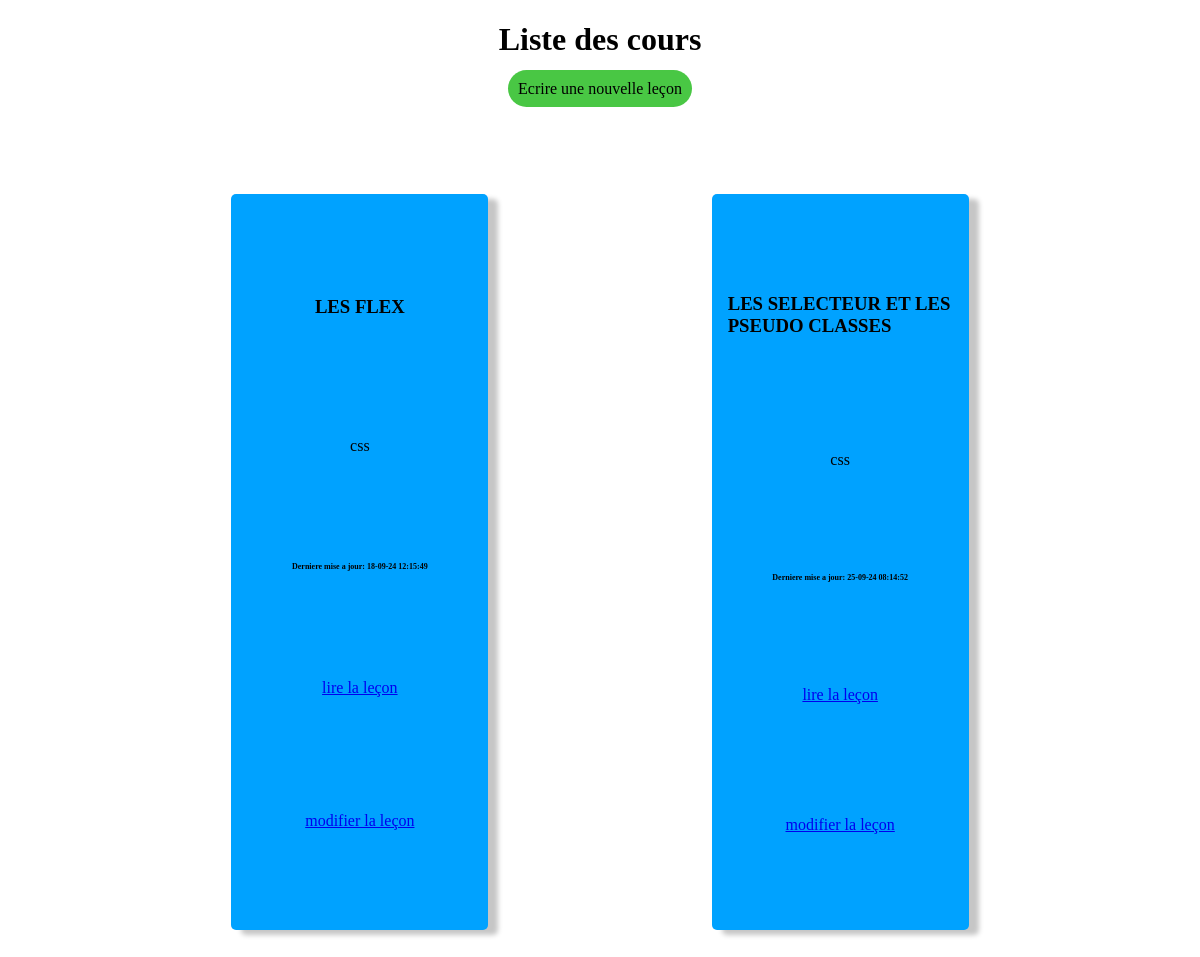
Before: / with the older database file.
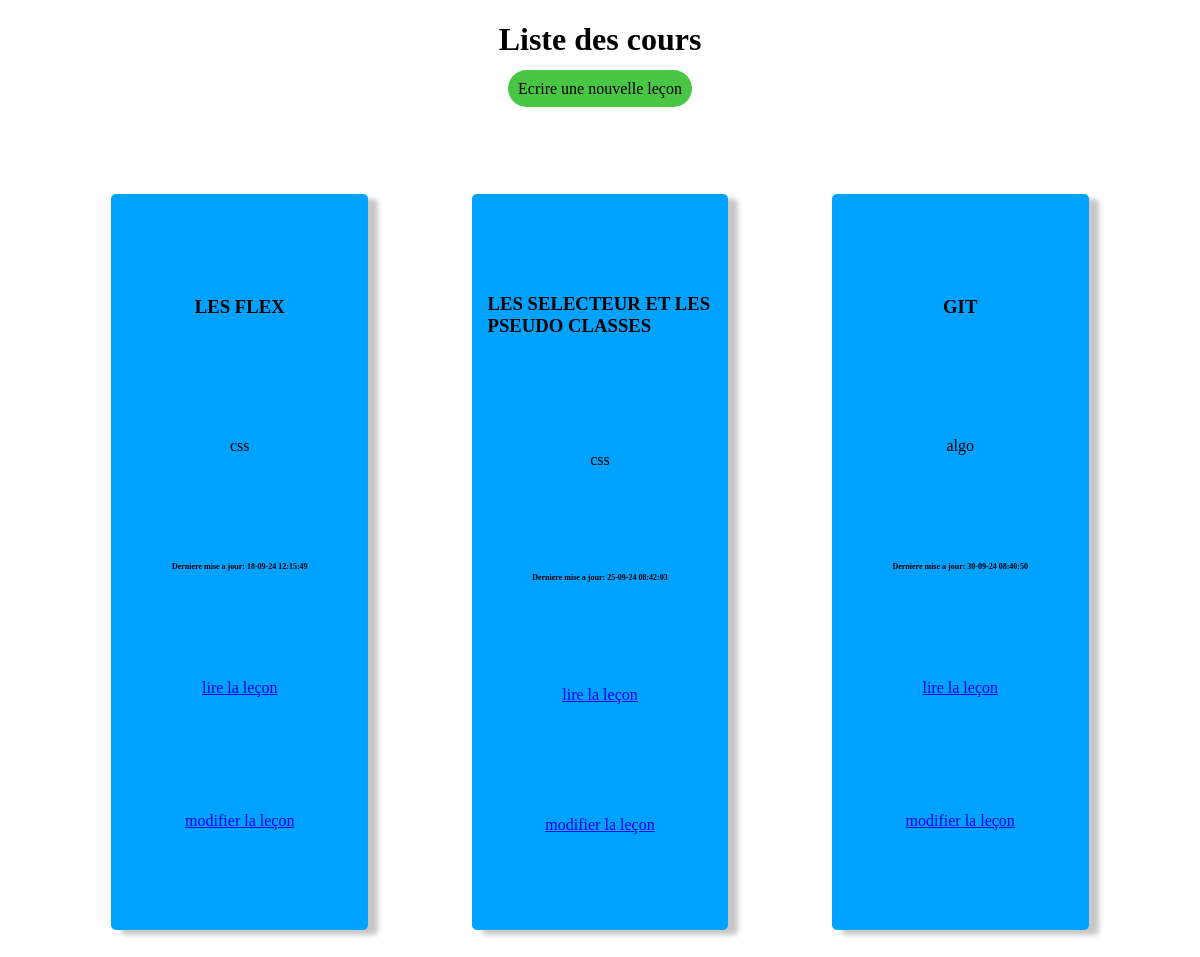
After: the same page with the newer database file.
### tables this page shows
CREATE TABLE "lesson" (
	"lesson_id"	INTEGER,
	"lesson_name"	TEXT,
	"lesson_category"	TEXT,
	"lesson_content"	TEXT,
	"lesson_modify_at"	TEXT,
	PRIMARY KEY("lesson_id" AUTOINCREMENT)
);

### index.php (the view, shortened to what this page needs)
<?php
    $pdo = new PDO('sqlite:'.dirname(__FILE__).'/data.sqlite');
    $pdo->setAttribute(PDO::ATTR_DEFAULT_FETCH_MODE, PDO::FETCH_ASSOC);
    $sql = "SELECT * FROM lesson ";
    $stmt = $pdo->query($sql);
    $lessons =$stmt->fetchAll();
?>
<!DOCTYPE html>
<html lang="fr">
<head>
    <link rel="stylesheet" href="css/style.css">
</head>
<body>
    <h1 class = "center">Liste des cours</h1>
    <div class="center">
    <a class="lien-bouton" href="new_lesson.php">Ecrire une nouvelle leçon</a>
    </div>
    <div class= "container">
      <?php
        foreach($lessons as $lesson ){
            $maj = mb_strtoupper($lesson['lesson_name']);
            echo
            "<div class= 'flex-test container-vertical'>
                 <h3 classe='center'>$maj</h3>
                 <p >$lesson[lesson_category]</p>
                 <p class='date'> Derniere mise a jour: $lesson[lesson_modify_at]</p>
                 <p ><a href='lesson_read.php?id=$lesson[lesson_id]'>lire la leçon</a></p>
                <p ><a href='lesson.php?id=$lesson[lesson_id]'>modifier la leçon</a></p>
        </div>";
        }
    ?>
    </div>
</body>
</html>

Changed rows visible on the page:
changed lesson "LES SELECTEUR ET LES PSEUDO CLASSES": lesson_modify_at "25-09-24 08:14:52" → "25-09-24 08:42:03"
added lesson: lesson_name "GIT", lesson_category "algo", lesson_modify_at "30-09-24 08:40:50"
